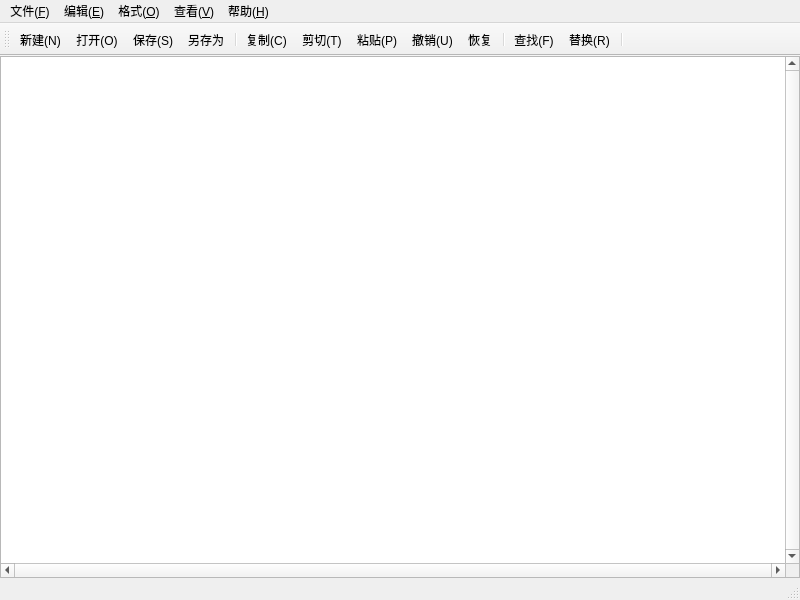
<?xml version="1.0" encoding="UTF-8"?>
<ui version="4.0">
 <class>MainWindow</class>
 <widget class="QMainWindow" name="MainWindow">
  <property name="geometry">
   <rect>
    <x>0</x>
    <y>0</y>
    <width>800</width>
    <height>600</height>
   </rect>
  </property>
  <property name="windowTitle">
   <string>MainWindow</string>
  </property>
  <widget class="QWidget" name="centralwidget">
   <layout class="QHBoxLayout" name="horizontalLayout">
    <property name="leftMargin">
     <number>0</number>
    </property>
    <property name="topMargin">
     <number>0</number>
    </property>
    <property name="rightMargin">
     <number>0</number>
    </property>
    <property name="bottomMargin">
     <number>0</number>
    </property>
    <item>
     <widget class="QPlainTextEdit" name="TextEdit">
      <property name="verticalScrollBarPolicy">
       <enum>Qt::ScrollBarPolicy::ScrollBarAlwaysOn</enum>
      </property>
      <property name="horizontalScrollBarPolicy">
       <enum>Qt::ScrollBarPolicy::ScrollBarAlwaysOn</enum>
      </property>
     </widget>
    </item>
   </layout>
  </widget>
  <widget class="QMenuBar" name="menubar">
   <property name="geometry">
    <rect>
     <x>0</x>
     <y>0</y>
     <width>800</width>
     <height>20</height>
    </rect>
   </property>
   <widget class="QMenu" name="file">
    <property name="title">
     <string>文件(&amp;F)</string>
    </property>
    <addaction name="actionOpen"/>
    <addaction name="actionNew"/>
    <addaction name="actionSave"/>
    <addaction name="actionSaveAs"/>
    <addaction name="actionExit"/>
   </widget>
   <widget class="QMenu" name="edit">
    <property name="title">
     <string>编辑(&amp;E)</string>
    </property>
    <addaction name="actionUndo"/>
    <addaction name="separator"/>
    <addaction name="actionCut"/>
    <addaction name="actionRedo"/>
    <addaction name="actionCopy"/>
    <addaction name="actionPaste"/>
    <addaction name="actionFind"/>
    <addaction name="actionReplace"/>
    <addaction name="separator"/>
    <addaction name="actionSelectAll"/>
   </widget>
   <widget class="QMenu" name="type">
    <property name="title">
     <string>格式(&amp;O)</string>
    </property>
    <addaction name="actionAutoChangeRow"/>
    <addaction name="actionFont"/>
    <addaction name="actionShowRowNum"/>
   </widget>
   <widget class="QMenu" name="view">
    <property name="title">
     <string>查看(&amp;V)</string>
    </property>
    <widget class="QMenu" name="menu_Z">
     <property name="title">
      <string>缩放(&amp;Z)</string>
     </property>
     <addaction name="actionZoomIn"/>
     <addaction name="actionZoomOut"/>
     <addaction name="actionReturnDefaultZoom"/>
    </widget>
    <addaction name="menu_Z"/>
    <addaction name="actionShowStatusBar"/>
    <addaction name="actionShowToolBar"/>
   </widget>
   <widget class="QMenu" name="help">
    <property name="title">
     <string>帮助(&amp;H)</string>
    </property>
    <addaction name="actionAbout"/>
   </widget>
   <addaction name="file"/>
   <addaction name="edit"/>
   <addaction name="type"/>
   <addaction name="view"/>
   <addaction name="help"/>
  </widget>
  <widget class="QStatusBar" name="statusbar"/>
  <widget class="QToolBar" name="toolBar">
   <property name="windowTitle">
    <string>toolBar</string>
   </property>
   <attribute name="toolBarArea">
    <enum>TopToolBarArea</enum>
   </attribute>
   <attribute name="toolBarBreak">
    <bool>false</bool>
   </attribute>
   <addaction name="actionNew"/>
   <addaction name="actionOpen"/>
   <addaction name="actionSave"/>
   <addaction name="actionSaveAs"/>
   <addaction name="separator"/>
   <addaction name="actionCopy"/>
   <addaction name="actionCut"/>
   <addaction name="actionPaste"/>
   <addaction name="actionUndo"/>
   <addaction name="actionRedo"/>
   <addaction name="separator"/>
   <addaction name="actionFind"/>
   <addaction name="actionReplace"/>
   <addaction name="separator"/>
  </widget>
  <action name="actionNew">
   <property name="icon">
    <iconset theme="QIcon::ThemeIcon::DocumentNew"/>
   </property>
   <property name="text">
    <string>新建(&amp;N)</string>
   </property>
   <property name="shortcut">
    <string>Ctrl+N</string>
   </property>
   <property name="menuRole">
    <enum>QAction::MenuRole::NoRole</enum>
   </property>
  </action>
  <action name="actionOpen">
   <property name="icon">
    <iconset theme="QIcon::ThemeIcon::DocumentOpen"/>
   </property>
   <property name="text">
    <string>打开(&amp;O)</string>
   </property>
   <property name="shortcut">
    <string>Ctrl+O</string>
   </property>
   <property name="menuRole">
    <enum>QAction::MenuRole::NoRole</enum>
   </property>
  </action>
  <action name="actionSave">
   <property name="icon">
    <iconset theme="QIcon::ThemeIcon::DocumentSave"/>
   </property>
   <property name="text">
    <string>保存(&amp;S)</string>
   </property>
   <property name="shortcut">
    <string>Ctrl+S</string>
   </property>
   <property name="menuRole">
    <enum>QAction::MenuRole::NoRole</enum>
   </property>
  </action>
  <action name="actionSaveAs">
   <property name="icon">
    <iconset theme="QIcon::ThemeIcon::DocumentSaveAs"/>
   </property>
   <property name="text">
    <string>另存为</string>
   </property>
   <property name="menuRole">
    <enum>QAction::MenuRole::NoRole</enum>
   </property>
  </action>
  <action name="actionExit">
   <property name="icon">
    <iconset theme="QIcon::ThemeIcon::WindowClose"/>
   </property>
   <property name="text">
    <string>退出(&amp;Q)</string>
   </property>
   <property name="menuRole">
    <enum>QAction::MenuRole::NoRole</enum>
   </property>
  </action>
  <action name="actionUndo">
   <property name="icon">
    <iconset theme="QIcon::ThemeIcon::EditUndo"/>
   </property>
   <property name="text">
    <string>撤销(&amp;U)</string>
   </property>
   <property name="shortcut">
    <string>Ctrl+Z</string>
   </property>
   <property name="menuRole">
    <enum>QAction::MenuRole::NoRole</enum>
   </property>
  </action>
  <action name="actionRedo">
   <property name="icon">
    <iconset theme="QIcon::ThemeIcon::EditRedo"/>
   </property>
   <property name="text">
    <string>恢复</string>
   </property>
   <property name="shortcut">
    <string>Ctrl+Y</string>
   </property>
   <property name="menuRole">
    <enum>QAction::MenuRole::NoRole</enum>
   </property>
  </action>
  <action name="actionCut">
   <property name="icon">
    <iconset theme="QIcon::ThemeIcon::EditCut"/>
   </property>
   <property name="text">
    <string>剪切(&amp;T)</string>
   </property>
   <property name="shortcut">
    <string>Ctrl+X</string>
   </property>
   <property name="menuRole">
    <enum>QAction::MenuRole::NoRole</enum>
   </property>
  </action>
  <action name="actionCopy">
   <property name="icon">
    <iconset theme="QIcon::ThemeIcon::EditCopy"/>
   </property>
   <property name="text">
    <string>复制(&amp;C)</string>
   </property>
   <property name="shortcut">
    <string>Ctrl+C</string>
   </property>
   <property name="menuRole">
    <enum>QAction::MenuRole::NoRole</enum>
   </property>
  </action>
  <action name="actionPaste">
   <property name="icon">
    <iconset theme="QIcon::ThemeIcon::EditPaste"/>
   </property>
   <property name="text">
    <string>粘贴(&amp;P)</string>
   </property>
   <property name="shortcut">
    <string>Ctrl+V</string>
   </property>
   <property name="menuRole">
    <enum>QAction::MenuRole::NoRole</enum>
   </property>
  </action>
  <action name="actionFind">
   <property name="icon">
    <iconset theme="QIcon::ThemeIcon::EditFind"/>
   </property>
   <property name="text">
    <string>查找(&amp;F)</string>
   </property>
   <property name="shortcut">
    <string>Ctrl+F</string>
   </property>
   <property name="menuRole">
    <enum>QAction::MenuRole::NoRole</enum>
   </property>
  </action>
  <action name="actionReplace">
   <property name="icon">
    <iconset theme="sync-synchronizing"/>
   </property>
   <property name="text">
    <string>替换(&amp;R)</string>
   </property>
   <property name="shortcut">
    <string>Ctrl+H</string>
   </property>
   <property name="menuRole">
    <enum>QAction::MenuRole::NoRole</enum>
   </property>
  </action>
  <action name="actionSelectAll">
   <property name="text">
    <string>全选(&amp;A)</string>
   </property>
   <property name="shortcut">
    <string>Ctrl+A</string>
   </property>
   <property name="menuRole">
    <enum>QAction::MenuRole::NoRole</enum>
   </property>
  </action>
  <action name="actionAutoChangeRow">
   <property name="text">
    <string>自动换行</string>
   </property>
   <property name="menuRole">
    <enum>QAction::MenuRole::NoRole</enum>
   </property>
  </action>
  <action name="actionZoomIn">
   <property name="icon">
    <iconset theme="QIcon::ThemeIcon::ZoomIn"/>
   </property>
   <property name="text">
    <string>放大(&amp;I)</string>
   </property>
   <property name="shortcut">
    <string>Ctrl+=</string>
   </property>
   <property name="menuRole">
    <enum>QAction::MenuRole::NoRole</enum>
   </property>
  </action>
  <action name="actionZoomOut">
   <property name="icon">
    <iconset theme="QIcon::ThemeIcon::ZoomOut"/>
   </property>
   <property name="text">
    <string>缩小(&amp;O)</string>
   </property>
   <property name="shortcut">
    <string>Ctrl+-</string>
   </property>
   <property name="menuRole">
    <enum>QAction::MenuRole::NoRole</enum>
   </property>
  </action>
  <action name="actionReturnDefaultZoom">
   <property name="text">
    <string>恢复默认缩放</string>
   </property>
   <property name="shortcut">
    <string>Ctrl+0</string>
   </property>
   <property name="menuRole">
    <enum>QAction::MenuRole::NoRole</enum>
   </property>
  </action>
  <action name="actionShowStatusBar">
   <property name="text">
    <string>状态栏(&amp;S)</string>
   </property>
   <property name="menuRole">
    <enum>QAction::MenuRole::NoRole</enum>
   </property>
  </action>
  <action name="actionAbout">
   <property name="text">
    <string>关于</string>
   </property>
  </action>
  <action name="actionFont">
   <property name="text">
    <string>字体</string>
   </property>
   <property name="menuRole">
    <enum>QAction::MenuRole::NoRole</enum>
   </property>
  </action>
  <action name="actionShowToolBar">
   <property name="text">
    <string>工具栏</string>
   </property>
   <property name="menuRole">
    <enum>QAction::MenuRole::NoRole</enum>
   </property>
  </action>
  <action name="actionShowRowNum">
   <property name="text">
    <string>显示行号</string>
   </property>
   <property name="menuRole">
    <enum>QAction::MenuRole::NoRole</enum>
   </property>
  </action>
 </widget>
 <resources/>
 <connections/>
</ui>
